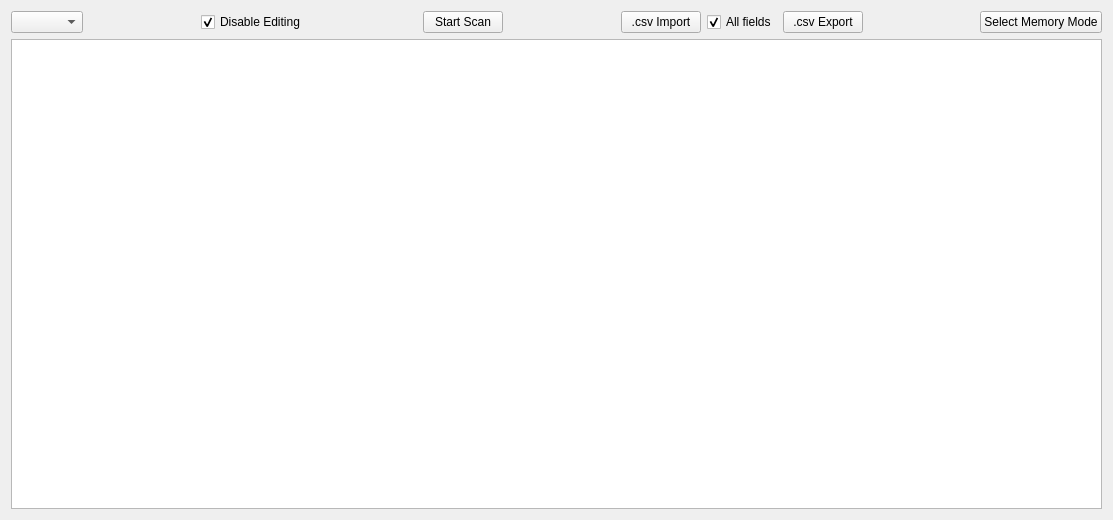
<?xml version="1.0" encoding="UTF-8"?>
<ui version="4.0">
 <class>memories</class>
 <widget class="QWidget" name="memories">
  <property name="geometry">
   <rect>
    <x>0</x>
    <y>0</y>
    <width>1113</width>
    <height>520</height>
   </rect>
  </property>
  <property name="windowTitle">
   <string>Memory Management</string>
  </property>
  <layout class="QGridLayout" name="gridLayout">
   <item row="0" column="0">
    <layout class="QVBoxLayout" name="verticalLayout">
     <property name="sizeConstraint">
      <enum>QLayout::SizeConstraint::SetMaximumSize</enum>
     </property>
     <item>
      <layout class="QHBoxLayout" name="horizontalLayout">
       <item>
        <widget class="QComboBox" name="group"/>
       </item>
       <item>
        <spacer name="horizontalSpacer_4">
         <property name="orientation">
          <enum>Qt::Orientation::Horizontal</enum>
         </property>
         <property name="sizeHint" stdset="0">
          <size>
           <width>40</width>
           <height>20</height>
          </size>
         </property>
        </spacer>
       </item>
       <item>
        <widget class="QCheckBox" name="disableEditing">
         <property name="text">
          <string>Disable Editing</string>
         </property>
         <property name="checked">
          <bool>true</bool>
         </property>
        </widget>
       </item>
       <item>
        <spacer name="horizontalSpacer_3">
         <property name="orientation">
          <enum>Qt::Orientation::Horizontal</enum>
         </property>
         <property name="sizeHint" stdset="0">
          <size>
           <width>40</width>
           <height>20</height>
          </size>
         </property>
        </spacer>
       </item>
       <item>
        <widget class="QPushButton" name="scanButton">
         <property name="text">
          <string>Start Scan</string>
         </property>
        </widget>
       </item>
       <item>
        <spacer name="horizontalSpacer">
         <property name="orientation">
          <enum>Qt::Orientation::Horizontal</enum>
         </property>
         <property name="sizeHint" stdset="0">
          <size>
           <width>40</width>
           <height>20</height>
          </size>
         </property>
        </spacer>
       </item>
       <item>
        <widget class="QPushButton" name="csvImport">
         <property name="text">
          <string>.csv Import</string>
         </property>
        </widget>
       </item>
       <item>
        <widget class="QCheckBox" name="checkAllFields">
         <property name="text">
          <string>All fields</string>
         </property>
         <property name="checked">
          <bool>true</bool>
         </property>
        </widget>
       </item>
       <item>
        <widget class="QPushButton" name="csvExport">
         <property name="text">
          <string>.csv Export</string>
         </property>
        </widget>
       </item>
       <item>
        <spacer name="horizontalSpacer_2">
         <property name="orientation">
          <enum>Qt::Orientation::Horizontal</enum>
         </property>
         <property name="sizeHint" stdset="0">
          <size>
           <width>40</width>
           <height>20</height>
          </size>
         </property>
        </spacer>
       </item>
       <item>
        <widget class="QPushButton" name="modeButton">
         <property name="text">
          <string>Select Memory Mode</string>
         </property>
        </widget>
       </item>
      </layout>
     </item>
     <item>
      <widget class="tableWidget" name="table">
       <property name="alternatingRowColors">
        <bool>true</bool>
       </property>
       <property name="selectionMode">
        <enum>QAbstractItemView::SelectionMode::SingleSelection</enum>
       </property>
       <property name="selectionBehavior">
        <enum>QAbstractItemView::SelectionBehavior::SelectItems</enum>
       </property>
       <property name="sortingEnabled">
        <bool>true</bool>
       </property>
       <attribute name="horizontalHeaderDefaultSectionSize">
        <number>39</number>
       </attribute>
       <attribute name="horizontalHeaderStretchLastSection">
        <bool>true</bool>
       </attribute>
       <attribute name="verticalHeaderVisible">
        <bool>false</bool>
       </attribute>
      </widget>
     </item>
    </layout>
   </item>
  </layout>
 </widget>
 <customwidgets>
  <customwidget>
   <class>tableWidget</class>
   <extends>QTableWidget</extends>
   <header location="global">tablewidget.h</header>
  </customwidget>
 </customwidgets>
 <resources/>
 <connections/>
</ui>
